Frame 1 (no input): blank canvas, image omitted
Frame 60 (no input): blank canvas, image omitted
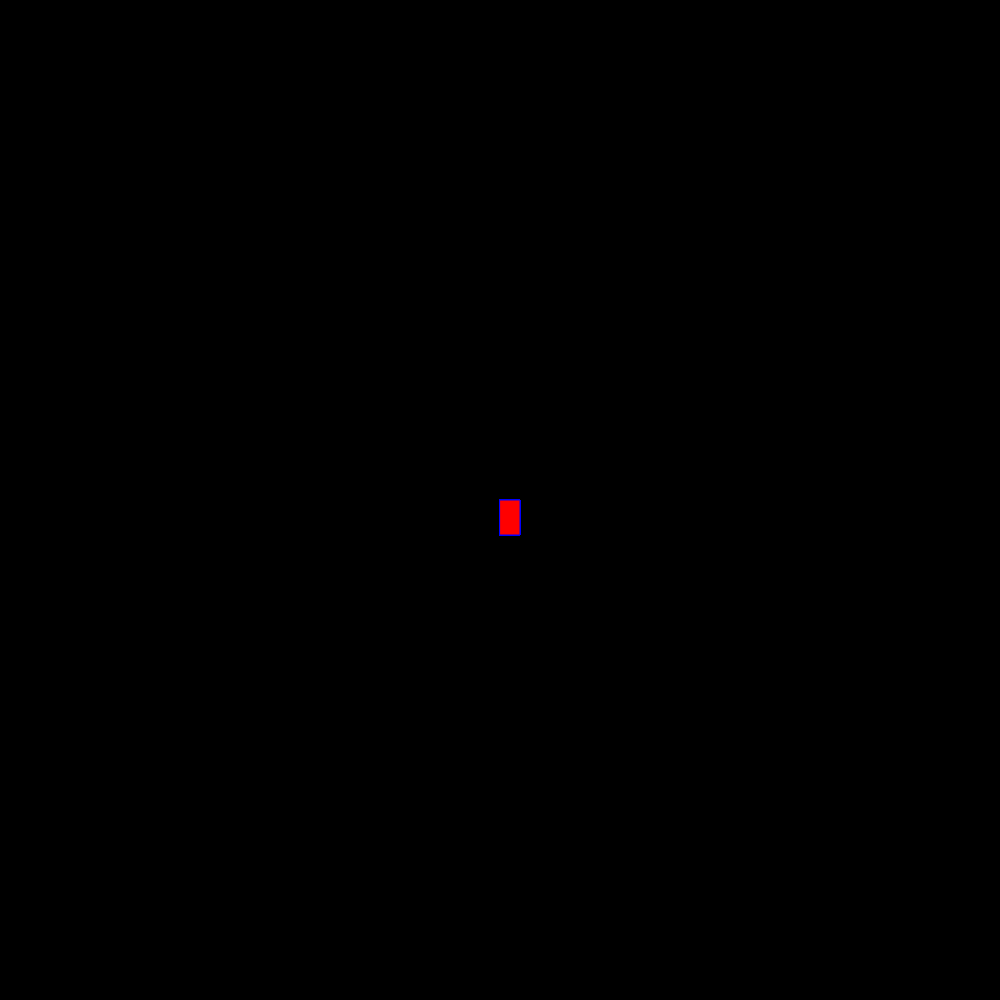
Frame 120 (the mouse pressed at the canvas centre since frame 60)

The p5.js sketch whose frames 1 and 60 were blank and that drew this single picture after the mouse press (run headless with seeded random() and noise() and a simulated clock; from frame 60 on, the mouse is pressed at the canvas centre):

// p5.js sketch
// ── sketch.js
function setup() {
  createCanvas(1000, 1000);
  background("black")
}

function draw() {
  stroke("blue")
  fill("red")
  
  if(mouseIsPressed){
    rect(mouseX, mouseY, 20, 35)
  }
}
